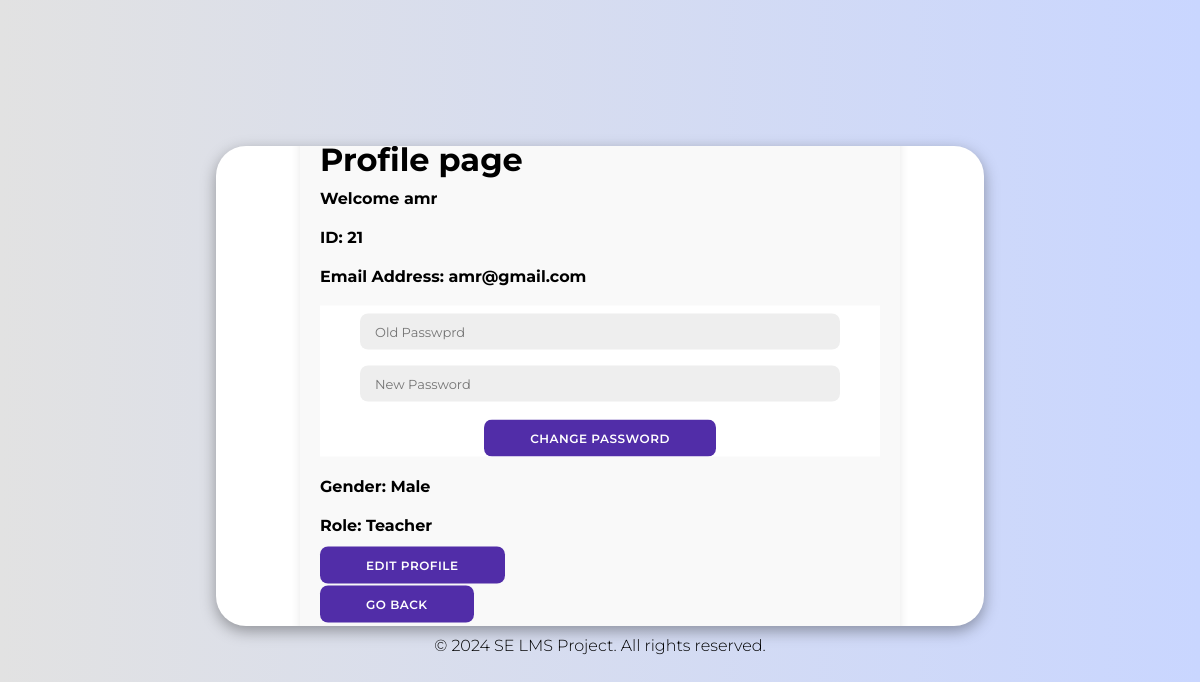
The page /profile.php (signed in) on the database its author committed.
### tables this page shows
CREATE TABLE `user` (
  `UserID` int(11) NOT NULL,
  `UserName` varchar(50) NOT NULL,
  `Email` varchar(50) NOT NULL,
  `Password` varchar(100) NOT NULL,
  `Role` varchar(10) NOT NULL,
  `Gender` varchar(10) NOT NULL
);

### classes/Db.classes.php (called while the page is built, shortened)
<?php
class Db {
    protected function connect() {
        try {
            $username = "root";
            $pass = "";
            $db = new PDO('mysql:host=localhost;dbname=SE', $username, $pass);
            return $db;
        }
        catch (PDOException $e) {
            print "Error!" . $e->getMessage() . "<br/>";
            die();
        }
    }
}

### classes/Model/Profile.classes.php (called while the page is built, shortened)
<?php
class ProfileModel extends Db {
    protected function getProfileInfo($userId) {
        $stmt = $this->connect()->prepare('SELECT * From user WHERE UserID = ?;');
        if(!$stmt->execute(array($userId))) {
            $stmt = null;
            header("location: ../profile.php?error=stmtfailed");
            exit();
        }
        $profileData = $stmt->fetchAll(PDO::FETCH_ASSOC);
        return $profileData;
    }
}

### classes/View/Profile-view.classes.php (the view, shortened to what this page needs)
<?php
class ProfileInfoView extends ProfileModel {
    public function fetchUserName($userId) {
        $profileInfo = $this->getProfileInfo($userId);
        echo $profileInfo[0]["UserName"];
    }
    public function fetchTeacherId($userId) {
        $profileInfo = $this->getProfileInfo($userId);
        echo $profileInfo[0]["UserID"];
    }
    public function fetchEmail($userId) {
        $profileInfo = $this->getProfileInfo($userId);
        echo $profileInfo[0]["Email"];
    }
    public function fetchRole($userId) {
        $profileInfo = $this->getProfileInfo($userId);
        return $profileInfo[0]["Role"];
    }
    public function fetchGender($userId) {
        $profileInfo = $this->getProfileInfo($userId);
        echo $profileInfo[0]["Gender"];
    }
}

### profile.php (shortened to what this page needs)
<?php
    include "classes/Db.classes.php";
    include "classes/Model/Profile.classes.php";
    include "classes/View/Profile-view.classes.php";
    $profileInfo = new ProfileInfoView();
    $role = $profileInfo->fetchRole($_SESSION["UserID"]);
?>
<!DOCTYPE html>
<html lang="en">
<head>
    <link rel="stylesheet" href="https://cdnjs.cloudflare.com/ajax/libs/font-awesome/6.4.2/css/all.min.css">
    <link rel="stylesheet" href="./css/Registeration.css">
</head>
<body>
    <div class="container" id="container">
        <div class="profile-container">
            <h1>Profile page</h1>
            <div class="profile-info" style="margin-top: 10px;">
                <label>Welcome <?php $profileInfo->fetchUserName($_SESSION["UserID"]);?></label>
            </div>
            <div class="profile-info">
                <label>ID: <?php if($role == "Student") $profileInfo->fetchStudentId($_SESSION["UserID"]); else $profileInfo->fetchTeacherId($_SESSION["UserID"]);?>
                </label>
            </div>
            <div class="profile-info">
                <label>Email Address: <?php $profileInfo->fetchEmail($_SESSION["UserID"]);?></label>
            </div>
            <div class="profile-info">
                <form action="includes/profile.inc.php" method="post">
                    <input type="password" name="oldPassword" placeholder="Old Passwprd" />
                    <input type="password" name="password" placeholder="New Password" minlength="7" />
                    <button type="submit" name="submit">Change Password</button>
                </form>
            </div>
            <div class="profile-info">
                <label>Gender: <?php $profileInfo->fetchGender($_SESSION["UserID"]) ?></label>
            </div>
            <div class="profile-info">
                <label>Role: <?php echo $role ?></label>
            </div>
            <div class="profile-info">
                <a href="profileSettings.php" class="button">Edit Profile</a>
            </div>
            <div class="profile-info">
                <a href="studentDashboard.php" class="button">Go back</a>
            </div>
        </div>
    </div>
    <?php
    include 'footer.php';
    ?>
</body>
</html>

### css/Registeration.css (style rules this page uses)
* { margin: 0; padding: 0; box-sizing: border-box; font-family: 'Montserrat', sans-serif; }
body { background-color: #c9d6ff; background: linear-gradient(to right, #e2e2e2, #c9d6ff); display: flex; align-items: center; justify-content: center; flex-direction: column; height: 100vh; }
.container { background-color: #fff; border-radius: 30px; box-shadow: 0 5px 15px rgba(0, 0, 0, 0.35); position: relative; overflow: hidden; width: 768px; max-width: 100%; min-height: 480px; }
.container a { color: #333; font-size: 13px; text-decoration: none; margin: 15px 0 10px; }
.container .button, .container button { background-color: #512da8; color: #fff; font-size: 12px; padding: 10px 45px; border: 1px solid transparent; border-radius: 8px; font-weight: 600; letter-spacing: 0.5px; text-transform: uppercase; margin-top: 10px; cursor: pointer; }
.container form { background-color: #fff; display: flex; align-items: center; justify-content: center; flex-direction: column; padding: 0 40px; height: 100%; }
.container input { background-color: #eee; border: none; margin: 8px 0; padding: 10px 15px; font-size: 13px; border-radius: 8px; width: 100%; outline: none; }

### profile.php (style rules this page uses)
.profile-container { width: 600px; position: absolute; top: 50%; left: 50%; transform: translate(-50%, -50%); padding: 20px; background-color: #f9f9f9; border-radius: 10px; box-shadow: 0 0 10px rgba(0, 0, 0, 0.1); }
.profile-info { margin-bottom: 20px; }
.profile-info label { font-weight: bold; }

### rows shown on the page
user: UserName "amr", UserID "21", Email "amr@gmail.com", Gender "Male", Role "Teacher"
